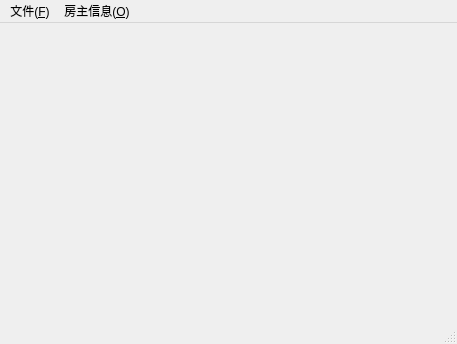
<?xml version="1.0" encoding="UTF-8"?>
<ui version="4.0">
 <class>MainWindow</class>
 <widget class="QMainWindow" name="MainWindow">
  <property name="geometry">
   <rect>
    <x>0</x>
    <y>0</y>
    <width>457</width>
    <height>344</height>
   </rect>
  </property>
  <property name="windowTitle">
   <string>房屋管理系统</string>
  </property>
  <widget class="QWidget" name="centralWidget"/>
  <widget class="QMenuBar" name="menuBar">
   <property name="geometry">
    <rect>
     <x>0</x>
     <y>0</y>
     <width>457</width>
     <height>22</height>
    </rect>
   </property>
   <widget class="QMenu" name="menu_F">
    <property name="title">
     <string>文件(&amp;F)</string>
    </property>
   </widget>
   <widget class="QMenu" name="menu">
    <property name="title">
     <string>房主信息(&amp;O)</string>
    </property>
    <addaction name="actionAddOwner"/>
   </widget>
   <addaction name="menu_F"/>
   <addaction name="menu"/>
  </widget>
  <widget class="QStatusBar" name="statusBar"/>
  <action name="actionAddOwner">
   <property name="text">
    <string>添加房主</string>
   </property>
  </action>
 </widget>
 <layoutdefault spacing="6" margin="11"/>
 <resources/>
 <connections/>
</ui>
